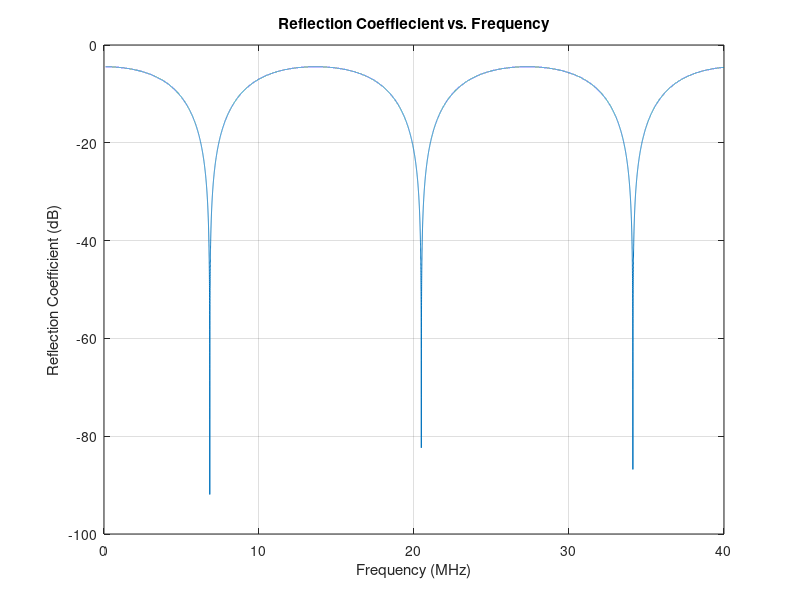

This chart was generated by the following MATLAB code:
clc, clear all;

z_0 = 50; % Ohms 25 ft line
z_1 = 100; % Ohms Quarter Wave
z_L = 200; % Ohms Load
length = 7.62; % meters Length of TL
v = 2.08*10^8; % Velocity of TL
i = 1;
for f = 0.1*10^6:0.1*10^4:40*10^6
    beta = (2*pi*f)/v;
    z_a = 100*((200+1i*100*tan(beta*length))/(100+1i*200*tan(beta*length)));
    gamma(i) = (z_a-z_0)/(z_a+z_0);
    gamma_db(i) = 20 * log10(gamma(i));
    i = 1 + i;
end

f = 0.1*10^6:0.1*10^4:40*10^6;

%%
plot(f / 1e6, gamma_db);
xlabel('Frequency (MHz)');
ylabel('Reflection Coefficient (dB)');
title('Reflection Coeffiecient vs. Frequency');
grid on;